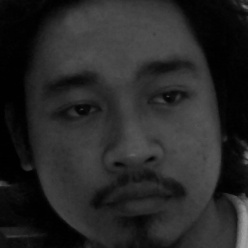
#> input picture dataset/User. 2.1.jpg, 248 x 248 px, given in place of the camera
$ python dataset_capture.py
#> lines starting #> are read from the running program, lines starting #| are printed output that depends on the picture
import cv2
import os
import tkinter as tk
from tkinter import messagebox as tkMessageBox

root = tk.Tk()
root.withdraw()

def assure_path_exists(path):
    dir = os.path.dirname(path)
    if not os.path.exists(dir):
        os.makedirs(dir)

assure_path_exists("dataset/")

cascade_name = 'haarcascade_frontalface_default.xml'
face_cascade = cv2.CascadeClassifier(cascade_name)

frameWidth= 640
frameHeight = 480
cam = cv2.VideoCapture(0)
cam.set(3, frameWidth)
cam.set(4, frameHeight)

count = 0
id_count = 1

path = 'dataset'
imagePaths=[os.path.join(path,f) for f in os.listdir(path)]

for imagePath in imagePaths:
    Id=int(os.path.split(imagePath)[-1].split(".")[1])
    if Id is None:
        id_count = 1
    else:
        id_count = Id+1

print(id_count)

while(True):
    success, img = cam.read()
#> img is the input picture: shape (248, 248, 3); min 0, max 161, mean 38.6
    gray = cv2.cvtColor(img, cv2.COLOR_BGR2GRAY)
    faces = face_cascade.detectMultiScale(gray, scaleFactor = 1.1,minNeighbors = 5);
#> faces = [[18, 18, 215, 215]]
    for (x,y,w,h) in faces:
        cv2.rectangle(img, (x,y), (x+w,y+h), (255,255,255), 1)
        count += 1
        cv2.imwrite("dataset/face" + '.' + str(id_count) + '.' + str(count) + ".jpg", gray[y:y+h,x:x+w])
        cv2.imshow('frame', img)
#> this loop made 1 pass
#> (x, y, w, h, count) on pass 1: (18, 18, 215, 215, 1)
#> pass 1, `cv2.imwrite("dataset/face" + '.' + str(id_count) + '.' + str(count) + ..`:
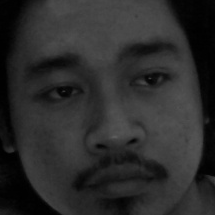
#> saved as face.3.1.jpg: shape (215, 215); min 0, max 92, mean 43.7
#> pass 1, `cv2.imshow('frame', img)`:
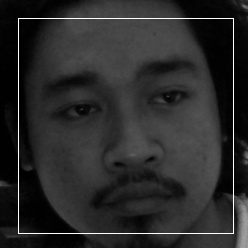
#> window 'frame': shape (248, 248, 3); min 0, max 255, mean 41.8
#> after the loop, count = 1

    if cv2.waitKey(100) & 0xFF == ord('q'):
#> (key q is pressed here)
        break;

    if cv2.getWindowProperty('frame', 4) < 1:
        break

    elif count>=50:
        tkMessageBox.showinfo("Info","Dataset Captured!")
        break;

cam.release()
cv2.destroyAllWindows()

$ run again, on dataset/User. 2.16.jpg
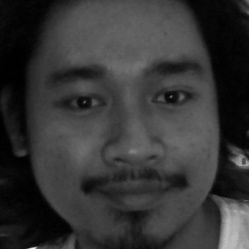
#> input picture dataset/User. 2.16.jpg, 249 x 249 px, given in place of the camera
#> img is the input picture: shape (249, 249, 3); min 0, max 241, mean 53.6
#> faces = [[18, 16, 217, 217]]
#> the loop `for (x,y,w,h) in faces:` made 1 pass
#> (x, y, w, h, count) on pass 1: (18, 16, 217, 217, 1)
#> pass 1, `cv2.imwrite("dataset/face" + '.' + str(id_count) + '.' + str(count) + ..`:
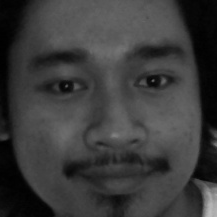
#> saved as face.3.1.jpg: shape (217, 217); min 0, max 186, mean 59
#> pass 1, `cv2.imshow('frame', img)`:
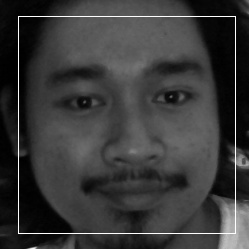
#> window 'frame': shape (249, 249, 3); min 0, max 255, mean 56.6
#> after the loop `for (x,y,w,h) in faces:`: count = 1

$ run again, on dataset/User. 2.18.jpg
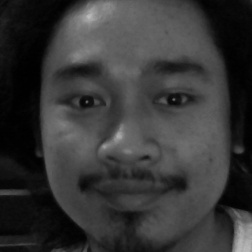
#> input picture dataset/User. 2.18.jpg, 252 x 252 px, given in place of the camera
#> img is the input picture: shape (252, 252, 3); min 0, max 187, mean 54.4
#> faces = [[17, 19, 218, 218]]
#> the loop `for (x,y,w,h) in faces:` made 1 pass
#> (x, y, w, h, count) on pass 1: (17, 19, 218, 218, 1)
#> pass 1, `cv2.imwrite("dataset/face" + '.' + str(id_count) + '.' + str(count) + ..`:
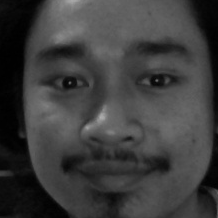
#> saved as face.3.1.jpg: shape (218, 218); min 0, max 175, mean 60.9
#> pass 1, `cv2.imshow('frame', img)`:
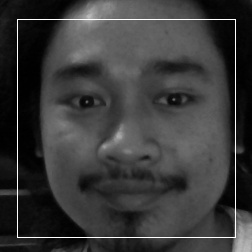
#> window 'frame': shape (252, 252, 3); min 0, max 255, mean 57.4
#> after the loop `for (x,y,w,h) in faces:`: count = 1
